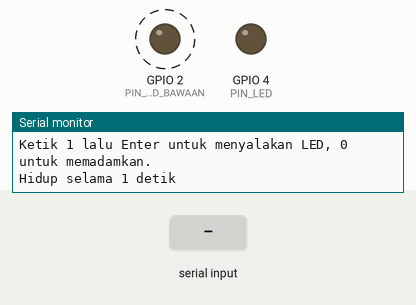
Simulated run of this sketch. Board: ESP32. Parts: output pins drawn as LEDs (lit = HIGH), the last lines printed to the serial monitor. Dashed ring = blinking. The inputs (shaded band) are chosen by the test bench.

Above: at 1.7 s.
1.8 s: "1" received over Serial
At 3.3 s:
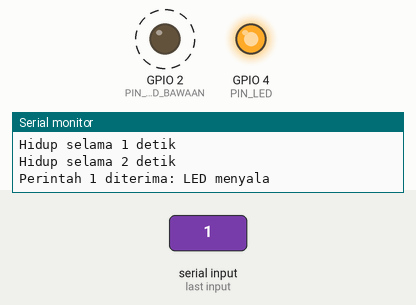
5.9 s: "0" received over Serial
At 7.3 s:
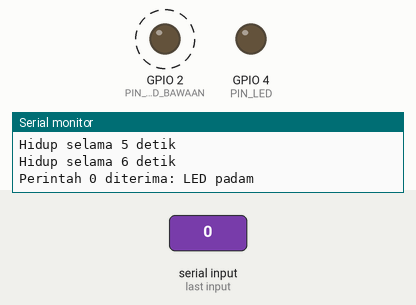
Timing chart, 0 to 16.0 s (numbered marks = the images above; inputs shaded):
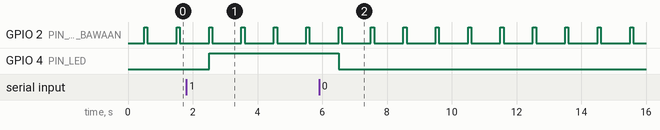

The sketch:

modul02_serial.ino
```cpp
// Modul 2 - Praktik 4: "mengobrol" dengan ESP32 lewat Serial Monitor
// Rangkaian sama dengan Praktik 3 (LED merah di D4). LED biru bawaan papan ada di GPIO 2.
// Ketik 1 lalu Enter di Serial Monitor -> LED merah nyala. Ketik 0 -> LED padam.

const int PIN_LED = 4;          // LED merah di breadboard (tulisan "D4" di papan)
const int PIN_LED_BAWAAN = 2;   // LED biru kecil yang sudah tertanam di papan

int detikHidup = 0;             // penghitung: sudah berapa detik ESP32 menyala

void setup() {
  pinMode(PIN_LED, OUTPUT);         // pin D4 sebagai keluaran
  pinMode(PIN_LED_BAWAAN, OUTPUT);  // pin 2 sebagai keluaran
  Serial.begin(115200);             // buka jalur bicara ke laptop, kecepatan 115200
  delay(500);                       // beri waktu sejenak sebelum mulai bicara
  Serial.println();                 // satu baris kosong supaya rapi
  Serial.println("=== ESP32 siap! ===");
  Serial.println("Ketik 1 lalu Enter untuk menyalakan LED, 0 untuk memadamkan.");
}

void loop() {
  // 1) Adakah huruf yang dikirim dari laptop?
  if (Serial.available() > 0) {           // ada data yang masuk
    char perintah = Serial.read();        // ambil satu huruf
    if (perintah == '1') {                // kalau hurufnya '1' ...
      digitalWrite(PIN_LED, HIGH);        // ... nyalakan LED merah
      Serial.println("Perintah 1 diterima: LED menyala");
    } else if (perintah == '0') {         // kalau hurufnya '0' ...
      digitalWrite(PIN_LED, LOW);         // ... padamkan LED merah
      Serial.println("Perintah 0 diterima: LED padam");
    }
    // huruf lain (termasuk tombol Enter) diabaikan saja
  }

  // 2) Setiap putaran: kedipkan LED biru bawaan dan laporkan umur hidup
  digitalWrite(PIN_LED_BAWAAN, HIGH);  // LED biru nyala sebentar ...
  delay(100);                          // ... selama 0,1 detik
  digitalWrite(PIN_LED_BAWAAN, LOW);   // lalu padam ...
  delay(900);                          // ... selama 0,9 detik (total 1 detik)
  detikHidup = detikHidup + 1;         // tambah satu detik
  Serial.print("Hidup selama ");
  Serial.print(detikHidup);
  Serial.println(" detik");
}
```

Measured:
- after the input at 1.8 s, GPIO 4 (PIN_LED): LOW → HIGH after 0.70 s
- after the input at 5.9 s, GPIO 4 (PIN_LED): HIGH → LOW after 0.60 s
- by itself, GPIO 2 (PIN_LED_BAWAAN): alternates HIGH for 0.10 s and LOW for 0.90 s
